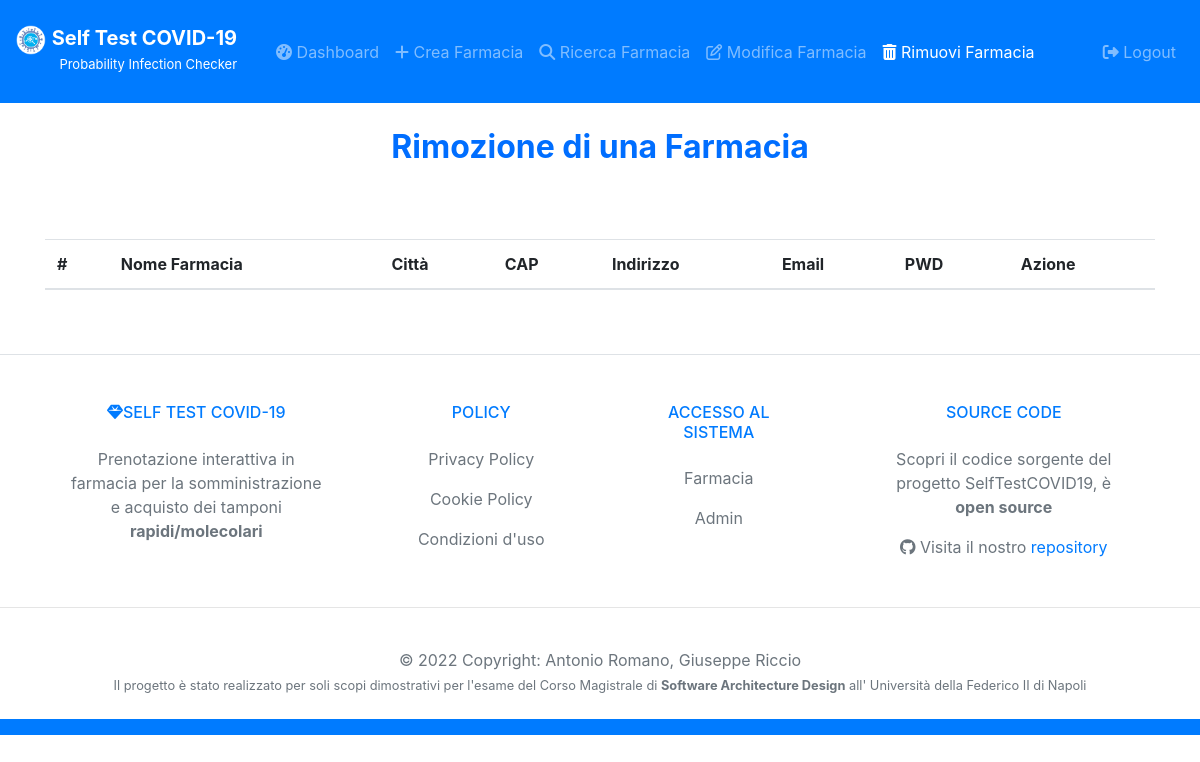
/rimozioneFarmacia (signed in), run on an earlier commit of the app's database.
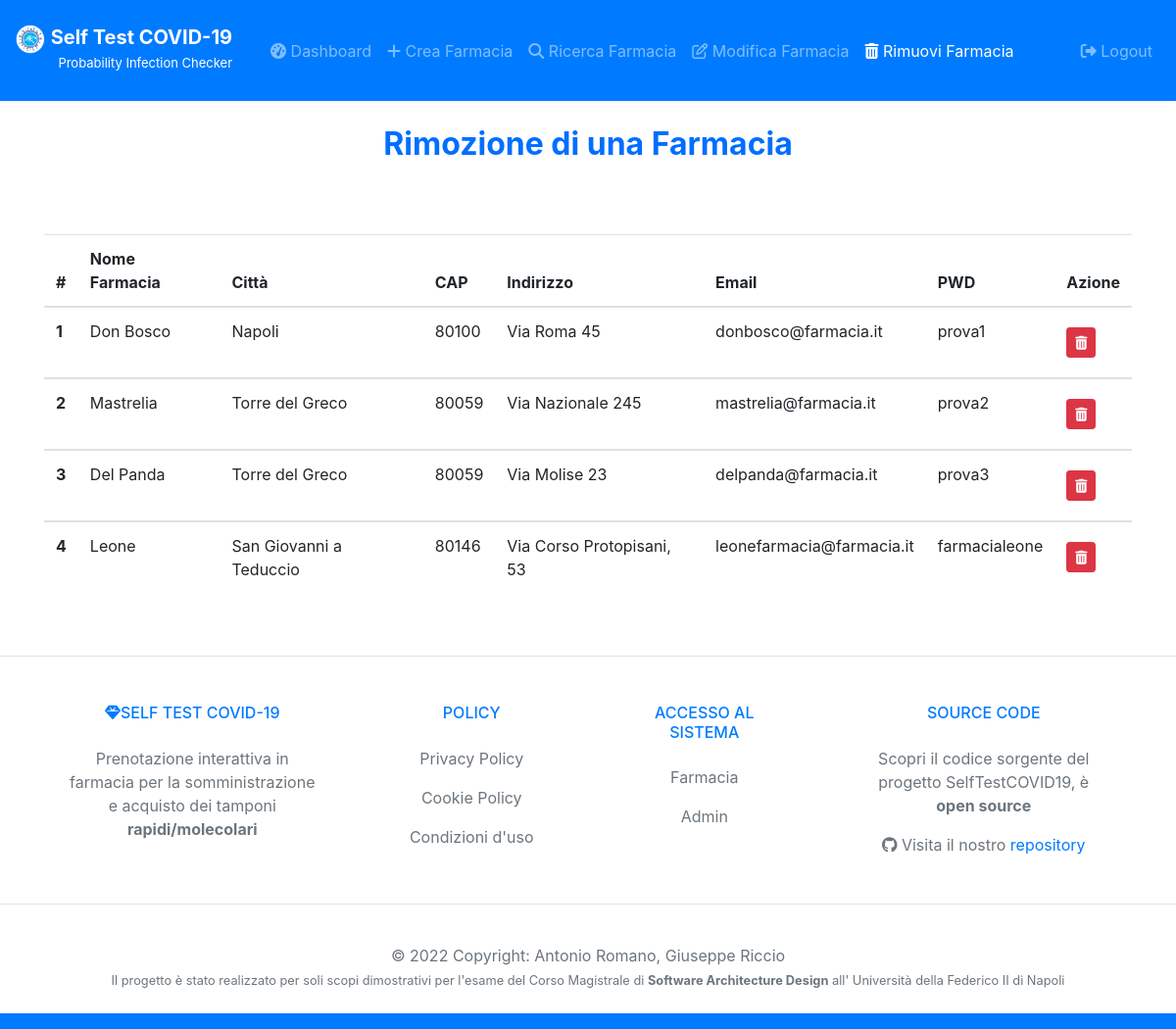
And on a later commit of the database.
### tables this page shows
CREATE TABLE `Farmacie` (
	ID INTEGER PRIMARY KEY AUTOINCREMENT,
	NomeFarmacia VARCHAR(50),
	Citta VARCHAR(50),
	CAP INT(5),
	Indirizzo VARCHAR(50),
	Email VARCHAR(50),
	PWD VARCHAR(50),
	UNIQUE(NomeFarmacia,Email)
);

### controllers/GestioneFarmaciaController.py (the view)
def rimozioneFarmacia():
    msg = ""
    if 'loggedin' in session:
        connection = connectDB()
        farmacie = connection.execute('SELECT * FROM Farmacie').fetchall()
        connection.close()
    else:
        return redirect('/loginAdmin')
    return render_template('/AdminView/rimozioneFarmacia.html', farmacie=farmacie, msg=msg)

### models/DB.py (called while the page is built)
def connectDB():
    connection = sqlite3.connect('./models/selftestcovid19.db')
    connection.row_factory = sqlite3.Row
    return connection

### templates/AdminView/rimozioneFarmacia.html (shortened to what the changed rows need)
<!doctype html>
<html lang="it">
<head>
  <link rel="stylesheet" href="https://cdnjs.cloudflare.com/ajax/libs/font-awesome/4.7.0/css/font-awesome.min.css">
  <link rel="stylesheet" href="https://stackpath.bootstrapcdn.com/bootstrap/4.3.1/css/bootstrap.min.css">
</head>
<body>
  <div class="container">
    <center>
      <h2 class="text-center" style="margin: 25px;"><b><span style="color: #006eff;">
            Rimozione di una Farmacia </span></b></h2>
      <div class="d-flex justify-content-center mt-5 table-responsive">
        <table class="table">
          <thead>
            <tr>
              <th scope="col">#</th>
              <th scope="col">Nome Farmacia</th>
              <th scope="col">Città</th>
              <th scope="col">CAP</th>
              <th scope="col">Indirizzo</th>
              <th scope="col">Email</th>
              <th scope="col">PWD</th>
              <th scope="col">Azione</th>
            </tr>
          </thead>
          <tbody>
            {% for farmacia in farmacie %}
            <tr>
              <th scope="row">{{ farmacia.ID }}</th>
              <td>{{ farmacia.NomeFarmacia }}</td>
              <td>{{ farmacia.Citta }}</td>
              <td>{{ farmacia.CAP }}</td>
              <td>{{ farmacia.Indirizzo }}</td>
              <td>{{ farmacia.Email }}</td>
              <td>{{ farmacia.PWD }}</td>
              <td>
                <form action="{{ farmacia.ID }}/rimuoviFarmacia" method="POST">
                  <button type="submit" class="btn btn-danger btn-sm my-2"><i class="fa fa-trash"
                      aria-hidden="true"></i></button>
                </form>
              </td>
            </tr>
          </tbody>
          {% endfor %}
        </table>
      </div>
    </center>
  </div>
</body>
</body>
</html>

What changed in the data, as far as the page shows it:
added Farmacie: ID "1", NomeFarmacia "Don Bosco", Citta "Napoli", CAP "80100", Indirizzo "Via Roma 45", Email "donbosco@farmacia.it", PWD "prova1"
added Farmacie: ID "2", NomeFarmacia "Mastrelia", Citta "Torre del Greco", CAP "80059", Indirizzo "Via Nazionale 245", Email "mastrelia@farmacia.it", PWD "prova2"
added Farmacie: ID "3", NomeFarmacia "Del Panda", Citta "Torre del Greco", CAP "80059", Indirizzo "Via Molise 23", Email "delpanda@farmacia.it", PWD "prova3"
added Farmacie: ID "4", NomeFarmacia "Leone", Citta "San Giovanni a Teduccio", CAP "80146", Indirizzo "Via Corso Protopisani, 53", Email "leonefarmacia@farmacia.it", PWD "farmacialeone"
